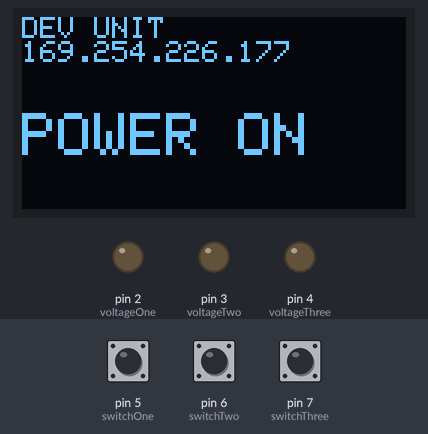
Simulated run of this sketch. Board: Arduino Nano, built with avr-gcc and run on an emulated ATmega328P. Parts: 128×64 one-colour display, output pins drawn as LEDs (lit = HIGH). Inputs (shaded band) come from the test bench; at power-on: pin 5 (switchOne) HIGH, pin 6 (switchTwo) HIGH, pin 7 (switchThree) HIGH. WiFi joins after 1.5 s; servers stay silent unless stated; what the sketch prints to the serial monitor is not drawn.

Above: at 3.2 s.
3.3 s: pin 5 (switchOne) pulled LOW for 0.15 s
At 3.54 s:
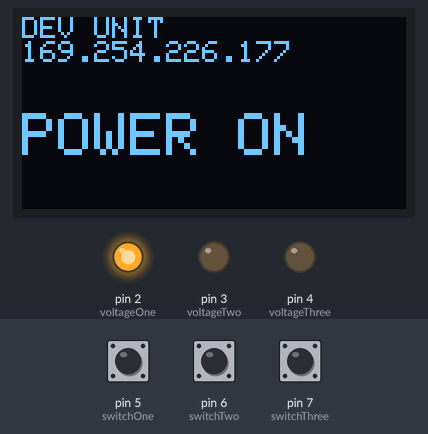
5.1 s: pin 6 (switchTwo) pulled LOW for 0.15 s
At 5.24 s:
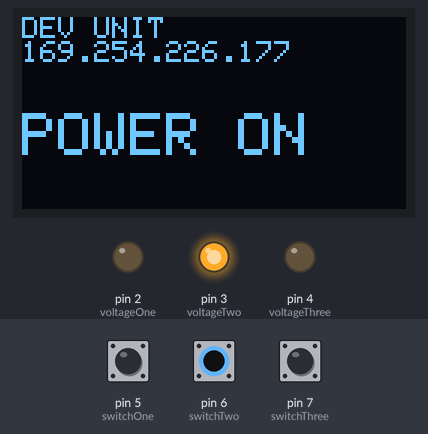
6.8 s: pin 7 (switchThree) pulled LOW for 0.15 s
At 6.94 s:
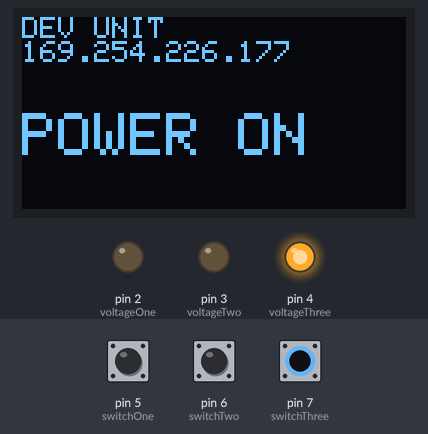
10.1 s: pin 5 (switchOne) pulled LOW for 3.2 s
At 11.1 s:
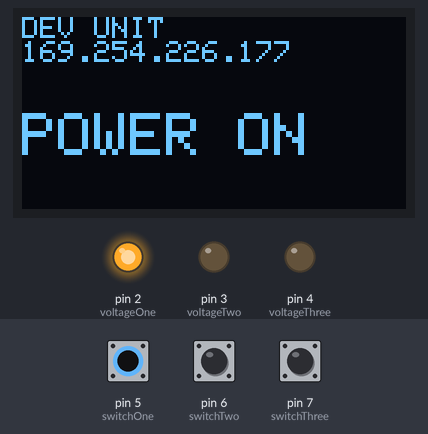
14.9 s: pin 6 (switchTwo) pulled LOW for 3.2 s
At 16.0 s:
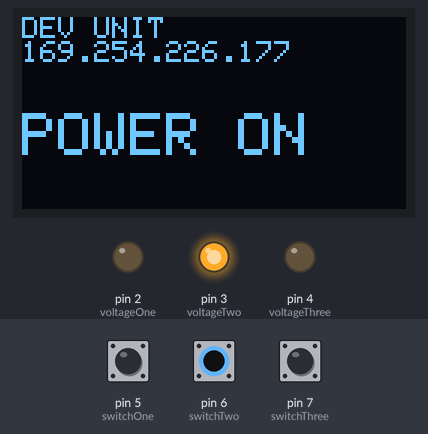
Timing chart, 0 to 19.7 s (numbered marks = the images above; inputs shaded):
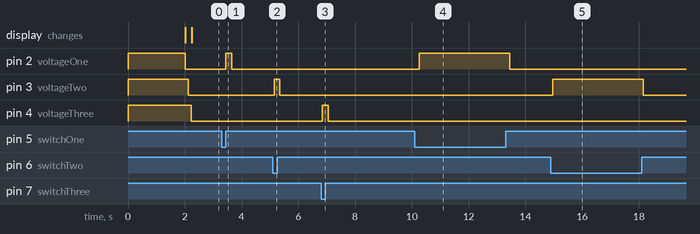

Measured:
- after the input at 3.3 s, pin 2 (voltageOne): LOW → HIGH after 0.15 s, → LOW 0.20 s later
- after the input at 5.1 s, pin 3 (voltageTwo): LOW → HIGH after 0.05 s, → LOW 0.20 s later
- after the input at 6.8 s, pin 4 (voltageThree): LOW → HIGH after 0.05 s, → LOW 0.20 s later
- after the input at 10.1 s, pin 2 (voltageOne): LOW → HIGH after 0.15 s, → LOW 3.2 s later
- after the input at 14.9 s, pin 3 (voltageTwo): LOW → HIGH after 0.05 s, → LOW 3.2 s later

The sketch:

relayController.ino
```cpp
/*
Edward Poindexter

Relay controller and power sequencer
coded for arduino nano with SainSmart 4Relay board
added code for physical switches
code monitors usb com port and checks for these commands
PWRON   = turn unit power on
PWROFF  = turn unit power off
STATUS  = return the unit power on/off status
*/
#include <Wire.h>
#include "SSD1306Ascii.h"
#include "SSD1306AsciiWire.h"
#include <SPI.h>
#include <Ethernet.h>

// 0X3C+SA0 - 0x3C or 0x3D
#define I2C_ADDRESS 0x3C

// Define proper RST_PIN if required.
#define RST_PIN -1

SSD1306AsciiWire oled;

//pins
const int voltageOne = 2;
const int voltageTwo = 3;
const int voltageThree = 4;
const int switchOne = 5;
const int switchTwo = 6;
const int switchThree = 7;
//const int MSS  = 10;
//const int MOSI = 11;
//const int MISO = 12;
//const int SCLK = 13;

const int MAX_CMD_LENGTH = 10;

char cmd[10];
int cmdIndex;
char incomingByte;
int statusFlag;
int switchStatusFlag;

// Enter a MAC address and IP address for your controller below.
// The IP address will be dependent on your local network.
// gateway and subnet are optional:
byte mac[] = {
  0xDE, 0xAD, 0xBE, 0xEF, 0xFE, 0xED };
IPAddress ip(169, 254, 226, 177);
IPAddress myDns(169, 254, 1, 1);
IPAddress gateway(169, 254, 1, 1);
IPAddress subnet(255, 255, 0, 0);


// telnet defaults to port 23
EthernetServer server(23);
boolean alreadyConnected = false; // whether or not the client was connected previously

void setup() {
  Wire.begin();
  Wire.setClock(400000L);

  // put your setup code here, to run once:
  //pinMode(LED_BUILTIN, OUTPUT);
  pinMode(voltageOne, OUTPUT);
  pinMode(voltageTwo, OUTPUT);
  pinMode(voltageThree, OUTPUT);
  pinMode(switchOne, INPUT_PULLUP);   //temp pullup for board test
  pinMode(switchTwo, INPUT_PULLUP);   //temp pullup for board test
  pinMode(switchThree, INPUT_PULLUP); //temp pullup for board test
  cmdIndex = 0;
  statusFlag = 0;
  switchStatusFlag = 0;
  //switch voltages off SainSmart Relay is active low
  digitalWrite(voltageOne, HIGH);
  digitalWrite(voltageTwo, HIGH);
  digitalWrite(voltageThree, HIGH);
  // You can use Ethernet.init(pin) to configure the CS pin
  //Ethernet.init(10);  // Most Arduino shields
  //Ethernet.init(5);   // MKR ETH shield
  //Ethernet.init(0);   // Teensy 2.0
  //Ethernet.init(20);  // Teensy++ 2.0
  //Ethernet.init(15);  // ESP8266 with Adafruit Featherwing Ethernet
  //Ethernet.init(33);  // ESP32 with Adafruit Featherwing Ethernet

  // initialize the ethernet device
  Ethernet.begin(mac, ip, myDns, gateway, subnet);
  Serial.begin(9600);

  while (!Serial) {
    ; //wait for serial port to connect. Needed for native usb only
  }

  oled.begin(&Adafruit128x64, I2C_ADDRESS);
  oled.setFont(Adafruit5x7);

  // Check for Ethernet hardware present
  if (Ethernet.hardwareStatus() == EthernetNoHardware) {
    Serial.println("Ethernet shield was not found.  Sorry, can't run without hardware. :(");
    while (true) {
      delay(1); // do nothing, no point running without Ethernet hardware
    }
  }
  if (Ethernet.linkStatus() == LinkOFF) {
    Serial.println("Ethernet cable is not connected.");
  }

  // start listening for clients
  server.begin();

  Serial.print("Chat server address:");
  Serial.println(Ethernet.localIP());


  //add oled display
  delay(2000);
  oled.clear();
  oled.println("DEV UNIT");
  oled.println(Ethernet.localIP());
}

void powerOnSeq() {
  // power on sequence
  // turn on first supply
  digitalWrite(voltageOne, LOW); //SainSmart Relay, low for on
  // turn on second supply
  delay(1500);
  digitalWrite(voltageTwo, LOW);
  // turn on third supply
  delay(1000);
  digitalWrite(voltageThree, LOW);
}

void powerOffSeq() {
  // power off sequence
  // turn off third supply
  digitalWrite(voltageThree, HIGH);  //SainSmart Relay, high for off
  // turn off second supply
  delay(200);
  digitalWrite(voltageTwo, HIGH);
  // turn off first supply
  delay(500);
  digitalWrite(voltageOne, HIGH);
}

void displayUpdate(int statusFlag, int switchStatusFlag){
  oled.clear();
  oled.set1X();
  oled.println("DEV UNIT");
  oled.println(Ethernet.localIP());
  if (statusFlag == 1){
    oled.set1X();
    oled.println("\nEXTERNAL CONTROL");
    oled.set2X();
    oled.println("\nPOWER ON");
  }else if (switchStatusFlag == 1) {
    oled.set2X();
    oled.println("\nPOWER ON");
  }else{
    oled.set2X();
    oled.println("\nPOWER OFF");
  }
}

//void serialHelp() {
//    Serial.print("*******     RELAY (POWER) CONTROLLER *********\n");
//    Serial.print("*COMMANDS ARE: PWRON | PWROFF | STATUS | HELP*\n");
//    Serial.print("***************** PUTTY SETUP ****************\n");
//    Serial.print("Terminal; Implicit CR in every LF\n");
//    Serial.print("Terminal; Local echo Force on\n");
//    Serial.print("Use CTRL+J to enter command in putty terminal.\n");
//    Serial.print("**********************************************\n");
//}

void ethHelp() {
    server.println("*******     RELAY (POWER) CONTROLLER *********");
    server.println("*COMMANDS ARE: PWRON | PWROFF | STATUS | HELP*");
    server.println("***************** PUTTY SETUP ****************");
    server.println("Terminal; Implicit CR in every LF");
    server.println("Terminal; Local echo Force on");
    server.println("Use CTRL+J to enter command in putty terminal.");
    server.println("**********************************************");
}

int checkSwitch(int statusFlag) {
  //check the state of external switches
  if (statusFlag == 0){
    if (digitalRead(switchOne) == HIGH){
      digitalWrite(voltageOne, LOW);
    }else{
      digitalWrite(voltageOne, HIGH);
    }
    delay(100);
    if (digitalRead(switchTwo) == HIGH){
      digitalWrite(voltageTwo, LOW);
    }else{
      digitalWrite(voltageTwo, HIGH);
    }
    delay(100);
    if (digitalRead(switchThree) == HIGH){
      digitalWrite(voltageThree,LOW);
    }else{
      digitalWrite(voltageThree,HIGH);
    }
   }else{
     //unit is powered remotely
     //TODO In future display remote controlled on oled
   }
   if (digitalRead(switchOne) == HIGH && digitalRead(switchTwo) == HIGH && digitalRead(switchThree) == HIGH){
    //manual power is on
    switchStatusFlag = 1;
   }
   if (digitalRead(switchOne) == LOW && digitalRead(switchTwo) == LOW && digitalRead(switchThree) == LOW){
    //manual power is off
    switchStatusFlag = 0;
   }
   return switchStatusFlag;
}

//int checkComm(int switchStatusFlag) {
//   //check the com port
//   if (incomingByte=Serial.available()>0) {
//
//      char byteIn = Serial.read();
//      cmd[cmdIndex] = byteIn;
//
//      if(byteIn=='\n'){
//        //command finished
//        cmd[cmdIndex] = '\0';
//        Serial.println(cmd);
//        cmdIndex = 0;
//
//        if(strcmp(cmd, "PWRON")  == 0){
//          Serial.println(F("Command received: PWRON"));
//          powerOnSeq();
//          statusFlag = 1;
//        }else if (strcmp(cmd, "PWROFF")  == 0) {
//          Serial.println(F("Command received: PWROFF"));
//          powerOffSeq();
//          statusFlag = 0;
//        }else if (strcmp(cmd, "HELP")  == 0) {
//          Serial.println(F("Command received: HELP"));
//          serialHelp();
//        }else if (strcmp(cmd, "STATUS")  == 0) {
//          Serial.println(F("Command received: STATUS"));
//          if((statusFlag == 1) && (switchStatusFlag == 1)) {
//            Serial.println(F("Comm AND Manual Set Power is ON"));
//          }else if ((statusFlag == 1) && (switchStatusFlag == 0)) {
//            Serial.println(F("Comm Set Power is ON"));
//          }else if ((statusFlag == 0) && (switchStatusFlag == 1)) {
//            Serial.println(F("Manually Set Power is ON"));
//          }else{
//            Serial.println(F("Power is OFF"));
//          }
//        }else{
//          Serial.println(F("Command received: unknown!"));
//        }
//
//      }else{
//        if(cmdIndex++ >= MAX_CMD_LENGTH){
//          cmdIndex = 0;
//        }
//      }
//    }
//    return statusFlag;
//}

int checkEth(int switchStatusFlag){
  // wait for a new client:
  EthernetClient client = server.available();

  // when the client sends the first byte, say hello:
  if (client) {
    if (!alreadyConnected) {
      // clear out the input buffer:
      client.flush();
      Serial.println("We have a new client");
      //client.println("Hello, valid commmands are STATUS PWRON PWROFF");
      ethHelp();
      alreadyConnected = true;
    }

    if (client.available() > 0) {
      // read the bytes incoming from the client:
      char byteIn = client.read();
      cmd[cmdIndex] = byteIn;
      if(byteIn=='\n'){
        //command finished
        cmd[cmdIndex] = '\0';
        // echo the bytes back to the client:
        //server.println(cmd);
        // echo the bytes to the server as well:
        Serial.println(cmd);
        cmdIndex = 0;

        if(strcmp(cmd, "PWRON")  == 0){
          server.println("Command received: PWRON");
          powerOnSeq();
          statusFlag = 1;
        }else if (strcmp(cmd, "PWROFF")  == 0) {
          server.println("Command received: PWROFF");
          powerOffSeq();
          statusFlag = 0;
        }else if (strcmp(cmd, "HELP")  == 0) {
          server.println("Command received: HELP");
          ethHelp();
        }else if (strcmp(cmd, "STATUS")  == 0) {
          server.println("Command received: STATUS");
          if((statusFlag == 1) && (switchStatusFlag == 1)) {
            server.println("Comm AND Manual Set Power is ON");
          }else if ((statusFlag == 1) && (switchStatusFlag == 0)) {
            server.println("Comm Set Power is ON");
          }else if ((statusFlag == 0) && (switchStatusFlag == 1)) {
            server.println("Manually Set Power is ON");
          }else{
            server.println("Power is OFF");
          }
        }else{
          //server.println("Command received: unknown!");
        }

      }else{
         if(cmdIndex++ >= MAX_CMD_LENGTH){
          cmdIndex = 0;
         }
      }
    }
  }
  return statusFlag;
}

int prevStatusFlag = 0;
int prevSwitchStatusFlag = 0;

void loop() {
  // put your main code here, to run repeatedly:
  statusFlag = checkEth(switchStatusFlag);
  switchStatusFlag = checkSwitch(statusFlag);
  if((switchStatusFlag != prevSwitchStatusFlag) || (statusFlag != prevStatusFlag)) {
    displayUpdate(statusFlag,switchStatusFlag);
  }
  prevStatusFlag = statusFlag;
  prevSwitchStatusFlag = switchStatusFlag;
}
```
